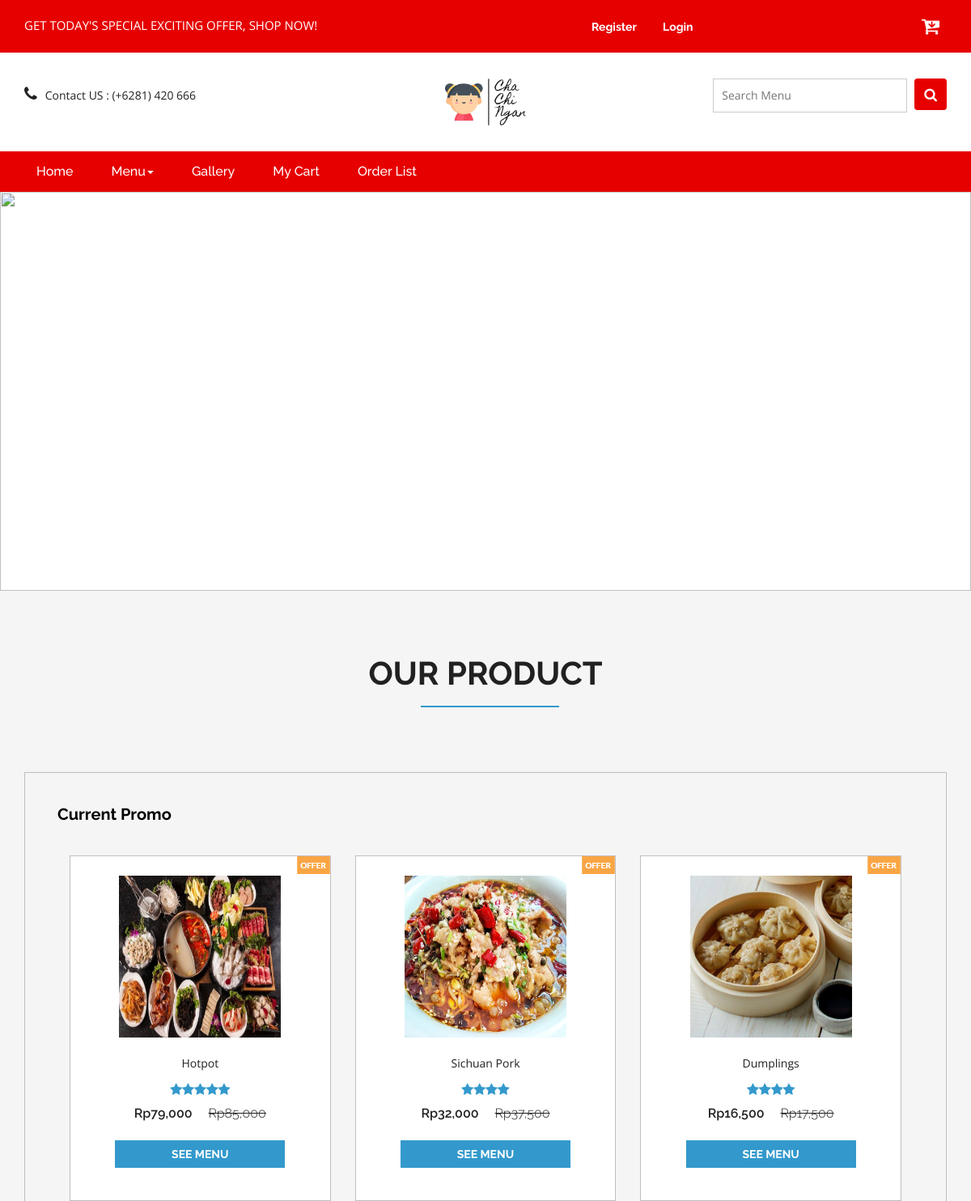
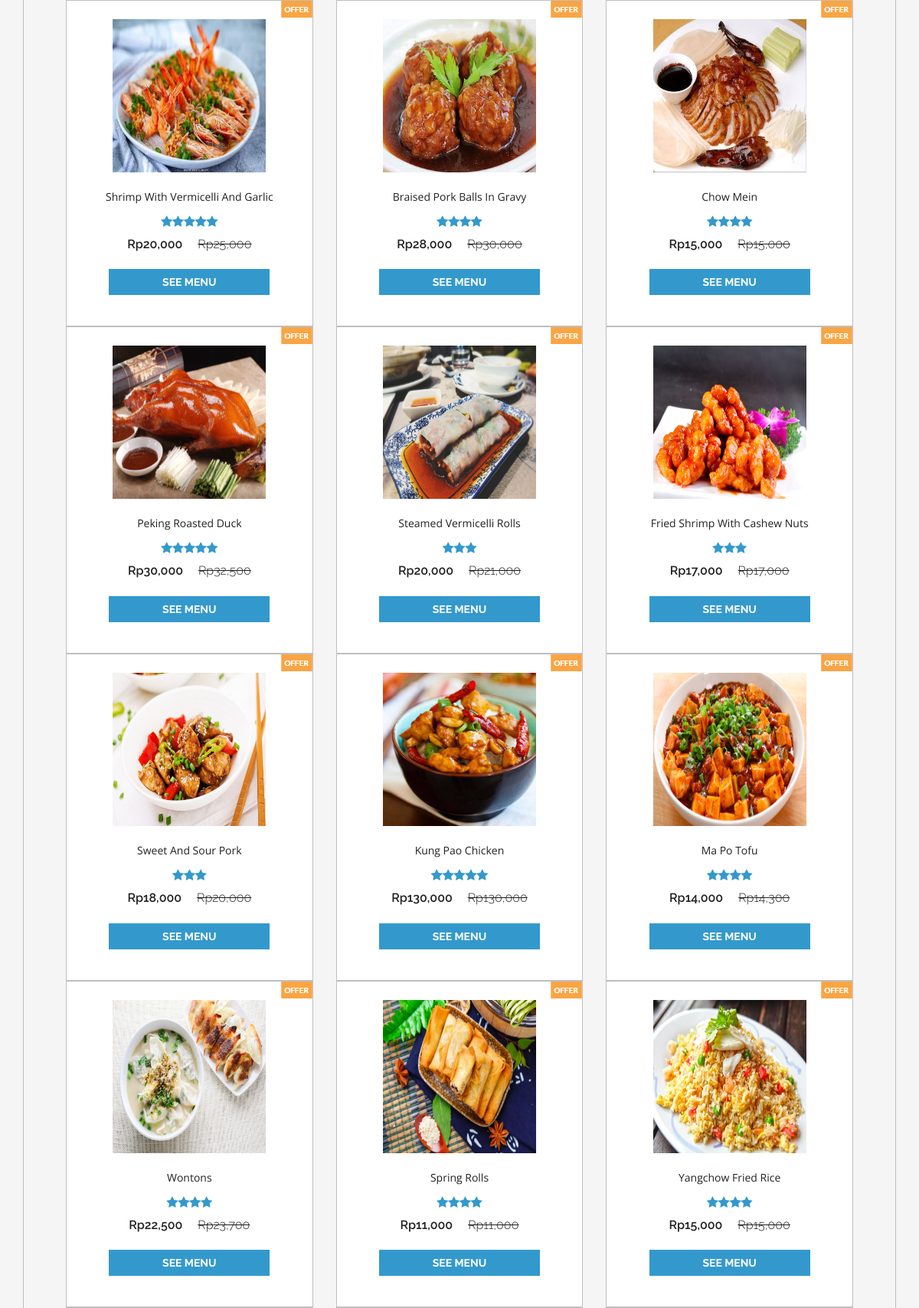
The page / (upper part) on the database its author committed (2 pictures, top to bottom).
### tables this page shows
CREATE TABLE `produk` (
  `idproduk` int(11) NOT NULL,
  `idkategori` int(11) NOT NULL,
  `namaproduk` varchar(50) NOT NULL,
  `gambar` varchar(100) NOT NULL,
  `deskripsi` varchar(200) NOT NULL,
  `rate` int(11) NOT NULL,
  `hargabefore` int(11) NOT NULL,
  `hargaafter` int(11) NOT NULL,
  `tgldibuat` timestamp NOT NULL DEFAULT current_timestamp()
);

### index.php (the view, shortened to what this page needs)
<?php
    include 'dbconnect.php';
?>
<html>
<head>
<link href="css/bootstrap.css" rel="stylesheet" type="text/css" media="all" />
<link href="css/style.css" rel="stylesheet" type="text/css" media="all" />
<link href="css/font-awesome.css" rel="stylesheet">
<link href="https://unpkg.com/aos@2.3.1/dist/aos.css" rel="stylesheet">
</head>
<body>
<?php include 'incl/header.php'; ?>
		<ul id="demo1">
			<li>
				<img src="images/slide1.jpg" alt="" />
			</li>
		</ul>
	<div class="top-brands">
		<div class="container">
		<h2>Our Product</h2>
			<div class="grid_3 grid_5">
				<div class="bs-example bs-example-tabs" role="tabpanel" data-example-id="togglable-tabs">
					<div id="myTabContent" class="tab-content">
						<div role="tabpanel" class="tab-pane fade in active" id="expeditions" aria-labelledby="expeditions-tab">
							<div class="agile-tp">
								<h5>Current Promo
								</h5>
								</div>
							<div class="agile_top_brands_grids">
							<?php
											$brgs=mysqli_query($conn,"SELECT * from produk order by idproduk ASC");
											while($p=mysqli_fetch_array($brgs)){
												?>
								<div data-aos="zoom-in-up" class="col-md-4 top_brand_left">
									<div class="hover14 column">
										<div class="agile_top_brand_left_grid">
											<div class="agile_top_brand_left_grid_pos">
												<img src="images/offer.png" alt=" " class="img-responsive" />
											</div>
											<div class="agile_top_brand_left_grid1">
												<figure>
													<div class="snipcart-item block" >
														<div class="snipcart-thumb">
															<a href="product.php?idproduk=<?php echo $p['idproduk'] ?>"><img title=" " alt=" " src="<?php echo $p['gambar']?>" width="200px" height="200px" /></a>
															<p><?php echo $p['namaproduk'] ?></p>
															<div class="stars">
															<?php
															$rate = $p['rate'];
															for($n=1;$n<=$rate;$n++){
																echo '<i class="fa fa-star blue-star" aria-hidden="true"></i>';
															};
															?>
															</div>
															<h4>Rp<?php echo number_format($p['hargaafter']) ?> <span>Rp<?php echo number_format($p['hargabefore']) ?></span></h4>
														</div>
														<div class="snipcart-details top_brand_home_details">
																<fieldset>
																	<a href="product.php?idproduk=<?php echo $p['idproduk'] ?>"><input type="submit" class="button" value="See Menu" /></a>
																</fieldset>
														</div>
													</div>
												</figure>
											</div>
										</div>
									</div>
								</div>
								<?php
											}
								?>
								<div class="clearfix"> </div>
							</div>
						</div>
					</div>
				</div>
			</div>
		</div>
	</div>
<link href="css/skdslider.css" rel="stylesheet">
</body>
</html>

### css/style.css (style rules this page uses)
html, body { font-size: 100%; font-family: 'Open Sans', sans-serif; background:#ffffff; }
ul li,ol li { font-size:14px; }
p { margin:0; }
h1,h2,h3,h4,h5,h6,a { font-family: 'Raleway', sans-serif; margin:0; font-weight:700; }
ul,label { margin:0; padding:0; }
.snipcart-thumb a { display: block; text-align: center; }
.agile_top_brand_left_grid { position: relative; display: block; }
input[type="submit"],#PPMiniCart .minicart-submit,.w3ls_vegetables ul li a,input[type="reset"],.agileinfo_mail_grid_left ul li a,.events_bottom_left2 ul li a,.w3ls_service_grids1_right a,ul.agileits_social_icons li a,.w3l_banner_nav_right_banner_pet a,.w3ls_w3l_banner_nav_right_grid_head_grid ul li a,.products-breadcrumb ul li a,.w3_footer_grid ul li a,.w3l_fresh_vegetables_grid ul li a,.wthree_footer_copy p a,.agile_top_brand_left_grid1 .button,.w3ls_logo_products_left1 ul.special_items li a,.w3ls_logo_products_left1 ul.phone_email li a { transition: .5s ease-in; -webkit-transition: .5s ease-in; -moz-transition: .5s ease-in; -o-transition: .5s ease-in; -ms-transition: .5s ease-in; }
.top-brands h2,.newproducts-w3agile h3,.login h2,.register h2,.faq-w3agile h3,.brands h3 { text-align:center; color:#212121; padding-bottom:.5em; position:relative; font-size: 2.5em; text-transform: uppercase; }
.top-brands h2:after,.newproducts-w3agile h3:after,.login h2:after,.register h2:after,.faq-w3agile h3:after,.brands h3:after { content: ''; background: #3399cc; height: 2px; width: 15%; position: absolute; bottom: 0%; left: 43%; }
.agile_top_brand_left_grid { background: #FFFFFF; padding: .5em; position:relative; }
.agile_top_brand_left_grid_pos { position:absolute; top:0%; right:0%; }
.agile_top_brand_left_grid1 { padding:1em; }
.agile_top_brand_left_grid1 img { margin:0 auto; }
.top-brands { background: #f5f5f5; padding:5em 0; }
.agile_top_brand_left_grid1 p { color:#212121; margin:1.5em 0 1em; line-height:1.5em; text-transform:capitalize; font-size:14px; text-align: center; }
.agile_top_brand_left_grid1 h4,.agileinfo_single_right_snipcart h4 { font-weight:600; font-size:1em; color:#212121; text-align: center; }
.agile_top_brand_left_grid1 h4 span,.agileinfo_single_right_snipcart h4 span { font-weight:300; text-decoration:line-through; padding-left:1em; }
.snipcart-details { text-align: center; margin: 1.5em auto 1em; width:77%; }
.snipcart-details input.button { font-size: 14px; color: #fff; background: #3399cc; text-decoration: none; position: relative; border: none; border-radius: 0; width: 100%; text-transform: uppercase; padding: .5em 0; outline: none; }
.column div.agile_top_brand_left_grid { position: relative; margin:0; }
.agile_top_brand_left_grid figure { margin: 0; padding: 0; background:transparent; overflow: hidden; z-index: 0; }
.hover14 figure { position: relative; }
.hover14 figure::before { position: absolute; top: 0; left: -75%; z-index: 2; display: block; content: ''; width: 50%; height: 100%; background: -webkit-linear-gradient(left, rgba(255,255,255,0) 0%, rgba(255,255,255,.3) 100%); background: linear-gradient(to right, rgba(255,255,255,0) 0%, rgba(255,255,255,.3) 100%); -webkit-transform: skewX(-25deg); transform: skewX(-25deg); }
div#myTabContent { padding: 40px 40px; }
.grid_3.grid_5 { margin-top: 5em; border: 1px solid #BEBEBE; }
.grid_3.grid_5 h5 { font-size: 20px; color: #000; margin-bottom: 16px; }
.agile_top_brands_grids { margin-top: 40px; }
.hover14.column { border: 1px solid #c0bebe; }
.stars { text-align: center; margin-bottom: 13px; }
i.blue-star { color: #3399cc; }

### css/skdslider.css (style rules this page uses)
.skdslider ul.slides { margin:0; padding:0; list-style-type:none; }
.skdslider ul.slides li { display: none; }
.skdslider ul.slides li img { width: 100%; border:0; }

### rows shown on the page
produk: gambar (picture), namaproduk "Hotpot", rate 5 (drawn), hargaafter "79,000", hargabefore "85,000"
produk: gambar (picture), namaproduk "Sichuan Pork", rate 4 (drawn), hargaafter "32,000", hargabefore "37,500"
produk: gambar (picture), namaproduk "Dumplings", rate 4 (drawn), hargaafter "16,500", hargabefore "17,500"
produk: gambar (picture), namaproduk "Shrimp With Vermicelli And Garlic", rate 5 (drawn), hargaafter "20,000", hargabefore "25,000"
produk: gambar (picture), namaproduk "Braised Pork Balls In Gravy", rate 4 (drawn), hargaafter "28,000", hargabefore "30,000"
produk: gambar (picture), namaproduk "Chow Mein", rate 4 (drawn), hargaafter "15,000", hargabefore "15,000"
produk: gambar (picture), namaproduk "Peking Roasted Duck", rate 5 (drawn), hargaafter "30,000", hargabefore "32,500"
produk: gambar (picture), namaproduk "Steamed Vermicelli Rolls", rate 3 (drawn), hargaafter "20,000", hargabefore "21,000"
produk: gambar (picture), namaproduk "Fried Shrimp With Cashew Nuts", rate 3 (drawn), hargaafter "17,000", hargabefore "17,000"
produk: gambar (picture), namaproduk "Sweet And Sour Pork", rate 3 (drawn), hargaafter "18,000", hargabefore "20,000"
produk: gambar (picture), namaproduk "Kung Pao Chicken", rate 5 (drawn), hargaafter "130,000", hargabefore "130,000"
produk: gambar (picture), namaproduk "Ma Po Tofu", rate 4 (drawn), hargaafter "14,000", hargabefore "14,300"
produk: gambar (picture), namaproduk "Wontons", rate 4 (drawn), hargaafter "22,500", hargabefore "23,700"
produk: gambar (picture), namaproduk "Spring Rolls", rate 4 (drawn), hargaafter "11,000", hargabefore "11,000"
produk: gambar (picture), namaproduk "Yangchow Fried Rice", rate 4 (drawn), hargaafter "15,000", hargabefore "15,000"
